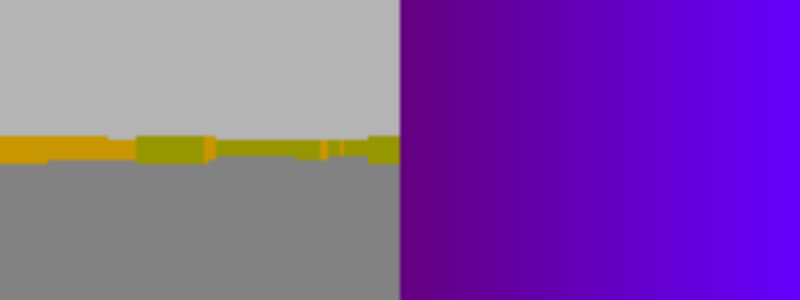
Frame 1 (no input)
Frame 60 (no input): identical to frame 1, image omitted
Frame 120 (the mouse pressed at the canvas centre since frame 60): identical to frame 1, image omitted

The p5.js sketch that drew this single still picture (run headless with seeded random() and noise() and a simulated clock; from frame 60 on, the mouse is pressed at the canvas centre):

// p5.js sketch
// ── sketch.js
var worldMap = [
  [1, 1, 1, 1, 1, 1, 1, 1, 1, 1, 1, 1, 1, 1, 1, 1, 1, 1, 1, 1, 1, 1, 1, 1, 1, 1],
  [1, 2, 0, 2, 0, 0, 0, 0, 0, 0, 2, 0, 0, 0, 0, 0, 0, 0, 0, 0, 0, 0, 0, 0, 0, 1],
  [1, 2, 0, 0, 0, 0, 0, 0, 0, 0, 2, 0, 0, 0, 0, 0, 0, 0, 0, 0, 0, 0, 0, 0, 0, 1],
  [1, 2, 0, 2, 0, 0, 0, 0, 0, 0, 2, 0, 0, 0, 0, 0, 0, 0, 0, 0, 0, 0, 0, 0, 0, 1],
  [1, 0, 0, 0, 0, 0, 0, 0, 0, 0, 0, 0, 0, 0, 0, 0, 0, 0, 0, 0, 0, 0, 0, 0, 0, 1],
  [1, 0, 0, 0, 0, 0, 0, 0, 0, 0, 0, 0, 0, 0, 0, 0, 0, 0, 3, 0, 0, 0, 0, 0, 0, 1],
  [1, 2, 0, 3, 3, 2, 2, 2, 0, 0, 2, 0, 0, 0, 0, 0, 0, 0, 1, 2, 0, 0, 0, 0, 0, 1],
  [1, 2, 0, 0, 0, 0, 0, 0, 0, 0, 0, 0, 0, 0, 0, 0, 0, 0, 3, 0, 3, 0, 0, 0, 0, 1],
  [1, 0, 0, 0, 0, 0, 0, 0, 0, 0, 0, 0, 0, 0, 0, 0, 0, 0, 1, 0, 1, 0, 0, 0, 0, 1],
  [1, 2, 0, 0, 0, 0, 0, 0, 0, 0, 0, 0, 0, 0, 0, 0, 0, 0, 3, 2, 0, 0, 0, 0, 0, 1],
  [1, 0, 0, 0, 0, 0, 0, 0, 0, 0, 0, 0, 0, 0, 0, 0, 0, 0, 1, 0, 0, 0, 0, 0, 0, 1],
  [1, 3, 3, 3, 3, 3, 3, 3, 0, 0, 3, 0, 0, 0, 0, 0, 0, 0, 0, 0, 0, 0, 0, 0, 0, 1],
  [1, 0, 0, 0, 0, 0, 0, 0, 0, 0, 0, 0, 0, 0, 0, 0, 0, 0, 0, 0, 0, 0, 0, 0, 0, 1],
  [1, 0, 0, 0, 0, 0, 0, 0, 0, 0, 0, 0, 0, 0, 0, 0, 0, 0, 0, 0, 0, 0, 0, 0, 0, 1],
  [1, 0, 0, 0, 0, 0, 0, 0, 0, 0, 0, 0, 0, 0, 0, 0, 0, 0, 0, 0, 0, 0, 0, 0, 0, 1],
  [1, 0, 0, 0, 0, 0, 0, 0, 0, 0, 0, 0, 0, 0, 0, 0, 0, 0, 0, 0, 0, 0, 0, 0, 0, 1],
  [1, 0, 0, 0, 0, 0, 0, 0, 0, 0, 0, 0, 0, 0, 0, 0, 0, 0, 0, 0, 0, 0, 0, 0, 0, 1],
  [1, 0, 0, 0, 0, 0, 0, 0, 0, 0, 0, 0, 0, 0, 0, 0, 0, 0, 0, 0, 0, 0, 0, 0, 0, 1],
  [1, 0, 0, 0, 0, 0, 0, 0, 0, 0, 0, 0, 0, 0, 0, 0, 0, 0, 0, 0, 0, 0, 0, 0, 0, 1],
  [1, 0, 0, 0, 0, 0, 0, 0, 0, 0, 0, 0, 0, 0, 2, 2, 0, 2, 2, 0, 0, 0, 0, 0, 0, 1],
  [1, 0, 0, 0, 0, 0, 0, 0, 0, 0, 0, 0, 0, 0, 2, 0, 0, 0, 2, 0, 0, 0, 0, 0, 0, 1],
  [1, 0, 0, 0, 0, 0, 0, 0, 0, 0, 0, 0, 0, 0, 2, 0, 0, 0, 2, 0, 0, 0, 0, 0, 0, 1],
  [1, 0, 0, 0, 0, 0, 0, 0, 0, 0, 0, 0, 0, 0, 2, 0, 0, 0, 2, 0, 0, 0, 0, 0, 0, 1],
  [1, 0, 0, 0, 0, 0, 0, 0, 0, 0, 0, 0, 0, 0, 2, 0, 0, 0, 2, 0, 0, 0, 0, 0, 0, 1],
  [1, 0, 0, 0, 2, 3, 0, 0, 0, 0, 0, 2, 2, 2, 2, 1, 0, 1, 2, 2, 2, 2, 2, 0, 0, 1],
  [1, 0, 0, 0, 0, 0, 0, 0, 0, 0, 0, 2, 0, 0, 2, 0, 0, 0, 2, 0, 0, 0, 2, 0, 0, 1],
  [1, 0, 0, 0, 0, 0, 0, 0, 0, 0, 0, 2, 0, 0, 0, 0, 0, 0, 2, 0, 0, 0, 2, 0, 0, 1],
  [1, 0, 0, 0, 0, 0, 0, 0, 3, 0, 0, 2, 0, 0, 2, 0, 0, 0, 0, 0, 0, 0, 2, 0, 0, 1],
  [1, 0, 0, 0, 0, 0, 0, 0, 0, 0, 0, 2, 2, 2, 2, 0, 0, 0, 2, 0, 0, 0, 2, 0, 0, 1],
  [1, 0, 0, 0, 0, 0, 0, 0, 0, 0, 0, 0, 0, 0, 2, 0, 0, 0, 2, 2, 2, 2, 2, 0, 0, 1],
  [1, 0, 0, 0, 0, 0, 0, 0, 0, 0, 0, 0, 0, 0, 2, 0, 0, 0, 2, 0, 0, 0, 0, 0, 0, 1],
  [1, 3, 3, 3, 3, 3, 3, 3, 0, 0, 3, 0, 0, 0, 2, 1, 0, 1, 2, 0, 0, 0, 0, 0, 0, 1],
  [1, 0, 0, 0, 0, 0, 0, 0, 2, 0, 0, 0, 0, 0, 0, 0, 0, 0, 0, 0, 0, 0, 0, 0, 0, 1],
  [1, 3, 0, 0, 3, 0, 0, 0, 0, 0, 0, 0, 0, 0, 0, 0, 0, 0, 0, 0, 0, 0, 0, 0, 0, 1],
  [1, 2, 0, 0, 0, 2, 0, 0, 3, 0, 2, 0, 0, 0, 0, 0, 0, 0, 0, 0, 0, 0, 0, 0, 0, 1],
  [1, 1, 1, 1, 1, 1, 1, 1, 1, 1, 1, 1, 1, 1, 1, 1, 1, 1, 1, 1, 1, 1, 1, 1, 1, 1]
];

var pos;
var dir;
var plane;
var rot;
var rotSpeed;
var walkSpeed;

var sprites = [];
var zBuffer = [];
var spriteOrder = [];
var spriteDistance = [];

var texWidth = 64;
var texHeight = 64;

var PIXELWIDTH;
var PIXELHEIGHT;

var XSKIP = 1;
var YSKIP = 1;



function setup() {
  canvas = createCanvas(800, 300);
  background(0);
  pos = createVector(12, 12);
  dir = createVector(0, 1);
  plane = createVector(1, 0);
  rot = 0;
  rotSpeed = 0.025;
  walkSpeed = 0.05;
  pixelDensity(0.25);

  // this.webkitImageSmoothingEnabled = false;
  // this.mozImageSmoothingEnabled = false;
  // this.msImageSmoothingEnabled = false;
  // this.imageSmoothingEnabled = false;
  // noSmooth();

  // console.log(this._renderer.drawingContext);

  sprites = [{
    pos: createVector(13, 13)
      // }, {
      //   pos: createVector(15, 11)
      // }, {
      // pos: createVector(13, 8)
  }];

  noStroke();

  PIXELWIDTH = width * pixelDensity();
  PIXELHEIGHT = height * pixelDensity();
}

function draw() {
  // console.log(frameRate());
  background(20);

  fill(180);
  rect(0, 0, width, height / 2);
  fill(130);
  rect(0, height / 2, width, height);

  update();
  loadPixels();
  raycast();
  castSprites();
  updatePixels();
}

function update() {
  dir.x = cos(rot);
  dir.y = -sin(rot); //play with these to really screw things up
  plane.x = sin(rot);
  plane.y = cos(rot);

  if (keyIsDown(LEFT_ARROW)) {
    rot += rotSpeed;
  }

  if (keyIsDown(RIGHT_ARROW)) {
    rot -= rotSpeed;
  }

  if (keyIsDown(UP_ARROW)) {
    if (worldMap[floor(pos.x + dir.x * walkSpeed * 1.0)][floor(pos.y)] === 0) {
      pos.x += dir.x * walkSpeed * 1.0;
    }
    if (worldMap[floor(pos.x)][floor(pos.y + dir.y * walkSpeed * 1.0)] === 0) {
      pos.y += dir.y * walkSpeed * 1.0;
    }
  }

  if (keyIsDown(DOWN_ARROW)) {
    if (worldMap[floor(pos.x - dir.x * walkSpeed * 1.0)][floor(pos.y)] === 0) {
      pos.x -= dir.x * walkSpeed * 1.0;
    }
    if (worldMap[floor(pos.x)][floor(pos.y - dir.y * walkSpeed * 1.0)] === 0) {
      pos.y -= dir.y * walkSpeed * 1.0;
    }
  }
}

function raycast() {
  var rayPos = createVector(0, 0);
  var rayDir = createVector(0, 0);

  for (var x = 0; x < PIXELWIDTH; x += XSKIP) {
    var cameraX = (2 * x / PIXELWIDTH) - 1;
    rayPos.set(pos.x, pos.y);
    rayDir.set(dir.x + plane.x * cameraX, dir.y + plane.y * cameraX);

    var mapX = floor(rayPos.x);
    var mapY = floor(rayPos.y);

    var sideDistX;
    var sideDistY;

    var scaleX = 1 / rayDir.x;
    var scaleY = 1 / rayDir.y;
    var deltaDistX = (createVector(1, rayDir.y * scaleX)).mag();
    var deltaDistY = (createVector(1, rayDir.x * scaleY)).mag();

    var wallDist;

    var stepX;
    var stepY;

    var hit = 0;
    var side = 0;

    if (rayDir.x < 0) {
      stepX = -1;
      sideDistX = (rayPos.x - mapX) * deltaDistX;
    } else {
      stepX = 1;
      sideDistX = (mapX + 1 - rayPos.x) * deltaDistX;
    }

    if (rayDir.y < 0) {
      stepY = -1;
      sideDistY = (rayPos.y - mapY) * deltaDistY;
    } else {
      stepY = 1;
      sideDistY = (mapY + 1 - rayPos.y) * deltaDistY;
    }

    //DDA
    while (hit === 0) {
      if (sideDistX < sideDistY) {
        sideDistX += deltaDistX;
        mapX += stepX;
        side = 0;
      } else {
        sideDistY += deltaDistY;
        mapY += stepY;
        side = 1;
      }
      if (worldMap[mapX][mapY] > 0) {
        hit = 1;
      }
    }

    //calculate the distance to the wall
    if (side === 0) {
      wallDist = abs((mapX - rayPos.x + (1 - stepX) / 2) / rayDir.x);
    } else {
      wallDist = abs((mapY - rayPos.y + (1 - stepY) / 2) / rayDir.y);
    }

    var lineHeight = abs(PIXELHEIGHT / wallDist);
    // var lineHeight2 = abs((height * pixelDensity() * 4) / (wallDist * pixelDensity() * 4));
    lineHeight = min(lineHeight, PIXELHEIGHT);

    //draw textures
    // var wallX; // where exactly the wall was hit
    // if (side === 1) {
    //   wallX = rayPos.x + ((mapY - rayPos.y + (1 - stepY) / 2) / rayDir.y) * rayDir.x;
    // } else {
    //   wallX = rayPos.y + ((mapX - rayPos.x + (1 - stepX) / 2) / rayDir.x) * rayDir.y;
    // }
    // wallX -= floor((wallX));

    //x coordinate of the texture
    // var texX = floor(wallX * texWidth);
    // if (side === 0 && rayDir.x > 0) {
    //   texX = texWidth - texX - 1;
    // }
    // if (side === 1 && rayDir.y < 0) {
    //   texX = texWidth - texX - 1;
    // }

    var startY = PIXELHEIGHT / 2 - lineHeight / 2;
    startY = floor(startY / YSKIP) * YSKIP;
    for (var y = 0; y < lineHeight; y += YSKIP) {
      // var texY = floor(map(y, 0, lineHeight, 0, texHeight));
      var c;
      if (side === 1) {
        c = 200;
      } else {
        c = 150;
      }
      //if side === 1....darken
      //if rayWidth === 1.. (currently not using.)

      for (var moreX = x; moreX < x + XSKIP; moreX++) {
        for (var moreY = y; moreY < y + YSKIP; moreY++) {
          var pixelPos = (PIXELWIDTH * (moreY + floor(startY)) + moreX) * 4;
          // if (pixelPos < pixels.length && pixelPos >= 0) {
          pixels[pixelPos] = c;
          pixels[pixelPos + 1] = 150; //map((moreY - y), 0, YSKIP, 0, 255);
          pixels[pixelPos + 2] = 0; //map((moreX - x), 0, XSKIP, 0, 255);
          pixels[pixelPos + 3] = 255;
          // }
        }
      }

    }

    //set zbuffer position to wall dist
    zBuffer[x] = wallDist;
  }


  // for (var x = 0; x < width / 2 * pixelDensity(); x++) {
  //   for (var y = 0; y < height / 3  * pixelDensity(); y++) {
  //     var c = random(255);
  //     var index = (width * pixelDensity() * y + x) * 4;
  //       pixels[index] = c;
  //       pixels[index + 1] = 255 - c;
  //       pixels[index + 2] = c;
  //       pixels[index + 3] = 255;
  //   }
  // }

}

function compareSprites(a, b) {
  return b.value - a.value;
}

function castSprites() {
  //sort sprites
  for (var i = 0; i < sprites.length; i++) {
    spriteOrder[i] = i;
    spriteDistance[i] = ((pos.x - sprites[i].pos.x) * (pos.x - sprites[i].pos.x) + (pos.y - sprites[i].pos.y) * (pos.y - sprites[i].pos.y));
  }

  var mappedOrder = spriteOrder.map(function(order, i) {
    return {
      index: i,
      value: spriteDistance[i]
    };
  });

  mappedOrder.sort(compareSprites);

  for (i = 0; i < mappedOrder.length; i++) {
    spriteOrder[i] = mappedOrder[i].index;
  }

  for (i = 0; i < sprites.length; i++) {
    var spriteX = sprites[spriteOrder[i]].pos.x - pos.x;
    var spriteY = sprites[spriteOrder[i]].pos.y - pos.y;

    var invDet = 1.0 / (plane.x * dir.y - dir.x * plane.y);

    var transformX = invDet * (dir.y * spriteX - dir.x * spriteY);
    var transformY = invDet * (-plane.y * spriteX + plane.x * spriteY);


    var spriteScreenX = floor((PIXELWIDTH / 2) * (1 + transformX / transformY));

    //calculate height of the sprite on screen
    var spriteHeight = abs(floor(PIXELHEIGHT / transformY));

    var drawStartY = -spriteHeight / 2 + PIXELHEIGHT / 2;

    if (drawStartY < 0) {
      drawStartY = 0;
    }

    var drawEndY = spriteHeight / 2 + PIXELHEIGHT / 2;

    if (drawEndY >= PIXELHEIGHT) {
      drawEndY = PIXELHEIGHT;
    }

    var spriteWidth = abs(floor(PIXELWIDTH / transformY));

    var drawStartX = floor(-spriteWidth / 2 + spriteScreenX);


    if (drawStartX < 0) {
      drawStartX = 0;
    }
    var drawEndX = floor(spriteWidth / 2 + spriteScreenX);
    if (drawEndX >= PIXELWIDTH) {
      drawEndX = PIXELWIDTH;
    }

    // draw every vertical stripe of the sprite on screen
    // for (var stripe = drawStartX; stripe < drawEndX; stripe++) {
    //   if (transformY > 0 && stripe > 0 && stripe < width && transformY < zBuffer[floor(stripe * pixelDensity())]) {
    //     stroke(spriteOrder[i] * 50);
    //     line(stripe, drawStartY, stripe, drawEndY);
    //   }
    // }


    // for (i = 20; i < PIXELHEIGHT-20; i++) {
    //   for (j = 20; j < PIXELWIDTH-20; j++) {
    //     pixelPos = (PIXELWIDTH * i + j) * 4;
    //     pixels[pixelPos] = map(j, 20, PIXELWIDTH-20, 0, 255);
    //     pixels[pixelPos + 1] = map(i, 20, PIXELHEIGHT-20, 0, 255); //map((moreY - y), 0, YSKIP, 0, 255);
    //     pixels[pixelPos + 2] = 0;
    //     pixels[pixelPos + 3] = 255;
    //   }
    // }


    for (var stripeY = drawStartY; stripeY < drawEndY; stripeY++) {
      for (var stripeX = drawStartX; stripeX < drawEndX; stripeX++) {
        if (transformY > 0 && stripeX > 0 && stripeX < PIXELWIDTH && transformY < zBuffer[stripeX]) {
          var pixelPos = (PIXELWIDTH * stripeY + stripeX) * 4;
          if (stripeX === drawStartX && stripeY === drawStartY) {
            console.log(pixelPos % PIXELWIDTH);
          }
          pixels[pixelPos] = 100;//map(stripeY - drawStartY, 0, drawEndY - drawStartY, 0, 255);
          pixels[pixelPos + 1] = 0;//map(stripeX - drawStartX, 0, drawEndX - drawStartX, 0, 255);
          pixels[pixelPos + 2] = map(stripeX, 0, PIXELWIDTH, 0, 255);
          pixels[pixelPos + 3] = 255;
        }
      }
    }

    // var start = 4 * drawStartX;
    // var end = 4 * drawEndX;
    // for (i = start; i < end; i+=4) {
    //   pixels[i] = 255; //map(stripeY - drawStartY, 0, drawEndY - drawStartY, 0, 255);
    //   pixels[i + 1] = 0; //map(stripeX - drawStartX, 0, drawEndX - drawStartX, 0, 255);
    //   pixels[i + 2] = map(i, start, end, 0, 255);
    //   pixels[i + 3] = 255;
    // }

  }

}
